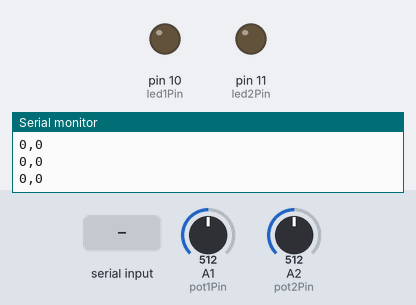
Simulated run of this sketch. Board: Arduino Uno, built with avr-gcc and run on an emulated ATmega328P. Parts: output pins drawn as LEDs (lit = HIGH), the last lines printed to the serial monitor. Inputs (shaded band) come from the test bench; at power-on: A1 (pot1Pin) = 512, A2 (pot2Pin) = 512.

Above: at 1.0 s.
1.1 s: byte 30 received over Serial
At 1.8 s:
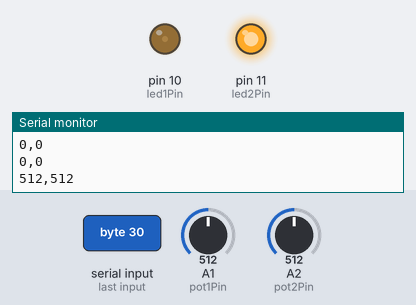
2.7 s: byte 90 received over Serial
At 4.1 s:
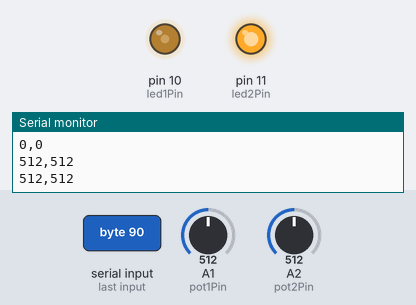
Timing chart, 0 to 5.7 s (numbered marks = the images above; inputs shaded):
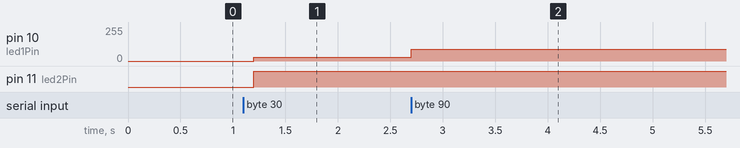

The sketch:

AshF_SS6.ino
```cpp
// ESP32-S3 Pin definitions
const int pot1Pin = 1;  // ADC1_CH0
const int pot2Pin = 2;  // ADC1_CH1
const int led1Pin = 10; // PWM Output
const int led2Pin = 11; // PWM Output

void setup() {
  // ESP32-S3 often uses 9600 for stable serial over USB
  Serial.begin(9600);

  pinMode(led1Pin, OUTPUT);
  pinMode(led2Pin, OUTPUT);

  establishContact();
}

void loop() {
  if (Serial.available() > 0) {
    // Read two bytes from P5 for LED brightness (0-255)
    int led1Val = Serial.read();
    int led2Val = Serial.read();

    // Actuators: ESP32-S3 supports analogWrite() in newer Arduino cores
    analogWrite(led1Pin, led1Val);
    analogWrite(led2Pin, led2Val);

    // Sensors: ESP32-S3 ADC is 12-bit (0-4095)
    int val1 = analogRead(pot1Pin);
    int val2 = analogRead(pot2Pin);

    // Handshake: Send comma-separated values to P5
    Serial.print(val1);
    Serial.print(",");
    Serial.println(val2);
  }
}

void establishContact() {
  while (Serial.available() <= 0) {
    Serial.println("0,0");
    delay(300);
  }
}
```

Measured:
- after the input at 1.1 s, pin 10 (led1Pin): 0/255 → 30/255 after 0.10 s; pin 11 (led2Pin): LOW → HIGH after 0.10 s
- after the input at 2.7 s, pin 10 (led1Pin): 30/255 → 90/255 at once
